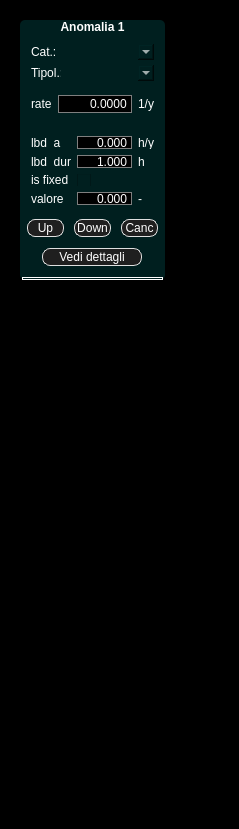
<?xml version="1.0" encoding="UTF-8"?>
<ui version="4.0">
 <class>mainAnomWgt</class>
 <widget class="QWidget" name="mainAnomWgt">
  <property name="geometry">
   <rect>
    <x>0</x>
    <y>0</y>
    <width>239</width>
    <height>829</height>
   </rect>
  </property>
  <property name="windowTitle">
   <string>Form</string>
  </property>
  <property name="styleSheet">
   <string notr="true">background-color: rgb(0, 0, 0);</string>
  </property>
  <widget class="QWidget" name="anomWgt" native="true">
   <property name="geometry">
    <rect>
     <x>20</x>
     <y>20</y>
     <width>145</width>
     <height>260</height>
    </rect>
   </property>
   <property name="sizePolicy">
    <sizepolicy hsizetype="Preferred" vsizetype="Minimum">
     <horstretch>0</horstretch>
     <verstretch>0</verstretch>
    </sizepolicy>
   </property>
   <property name="maximumSize">
    <size>
     <width>16777215</width>
     <height>500</height>
    </size>
   </property>
   <property name="styleSheet">
    <string notr="true">QPushButton{
	color: rgb(255, 255, 255);
	border: solid;
	border-width: 1px;
	border-color: rgb(223, 223, 223);
	border-radius: 8px;
	background-color: rgb(31, 31, 31);
}
QPushButton:pressed {
	background-color: rgb(64, 64, 64); 
	border-style: inset
}

*{
	background-color: rgb(0, 31, 31);
	border-radius: 5px;
   
	color: rgb(255, 255, 255);
}

QDoubleSpinBox {
	color: rgb(255, 255, 255);
	background-color: rgb(0, 0, 0); border: solid;
	border-width: 1px; border-radius: 10px; border-color: rgb(127, 127, 127)
}

QPushButton:pressed {
	background-color: rgb(64, 64, 64); border-style: inset
}</string>
   </property>
   <layout class="QVBoxLayout" name="relVL">
    <property name="spacing">
     <number>0</number>
    </property>
    <property name="leftMargin">
     <number>2</number>
    </property>
    <property name="topMargin">
     <number>0</number>
    </property>
    <property name="rightMargin">
     <number>2</number>
    </property>
    <property name="bottomMargin">
     <number>0</number>
    </property>
    <item>
     <widget class="QLabel" name="anomLbl">
      <property name="font">
       <font>
        <weight>75</weight>
        <bold>true</bold>
       </font>
      </property>
      <property name="text">
       <string>Anomalia 1</string>
      </property>
      <property name="alignment">
       <set>Qt::AlignCenter</set>
      </property>
     </widget>
    </item>
    <item>
     <widget class="QWidget" name="detailsWgt" native="true">
      <property name="sizePolicy">
       <sizepolicy hsizetype="Preferred" vsizetype="MinimumExpanding">
        <horstretch>0</horstretch>
        <verstretch>0</verstretch>
       </sizepolicy>
      </property>
      <layout class="QVBoxLayout" name="verticalLayout">
       <property name="spacing">
        <number>5</number>
       </property>
       <property name="leftMargin">
        <number>0</number>
       </property>
       <property name="topMargin">
        <number>0</number>
       </property>
       <property name="rightMargin">
        <number>0</number>
       </property>
       <property name="bottomMargin">
        <number>0</number>
       </property>
       <item>
        <widget class="QWidget" name="catWgt" native="true">
         <layout class="QHBoxLayout" name="horizontalLayout_2">
          <property name="spacing">
           <number>2</number>
          </property>
          <property name="leftMargin">
           <number>9</number>
          </property>
          <property name="topMargin">
           <number>10</number>
          </property>
          <property name="bottomMargin">
           <number>0</number>
          </property>
          <item>
           <widget class="QLabel" name="catLbl">
            <property name="minimumSize">
             <size>
              <width>0</width>
              <height>0</height>
             </size>
            </property>
            <property name="maximumSize">
             <size>
              <width>30</width>
              <height>16777215</height>
             </size>
            </property>
            <property name="text">
             <string>Cat.:</string>
            </property>
           </widget>
          </item>
          <item>
           <widget class="QComboBox" name="catCB"/>
          </item>
         </layout>
        </widget>
       </item>
       <item>
        <widget class="QWidget" name="typeWgt" native="true">
         <layout class="QHBoxLayout" name="horizontalLayout_3" stretch="0,0">
          <property name="spacing">
           <number>2</number>
          </property>
          <property name="topMargin">
           <number>0</number>
          </property>
          <property name="bottomMargin">
           <number>0</number>
          </property>
          <item>
           <widget class="QLabel" name="typeLbl">
            <property name="maximumSize">
             <size>
              <width>30</width>
              <height>16777215</height>
             </size>
            </property>
            <property name="text">
             <string>Tipol.:</string>
            </property>
           </widget>
          </item>
          <item>
           <widget class="QComboBox" name="typeCB"/>
          </item>
         </layout>
        </widget>
       </item>
       <item>
        <widget class="QWidget" name="anomRateWgt" native="true">
         <property name="styleSheet">
          <string notr="true"/>
         </property>
         <layout class="QGridLayout" name="relParGL_2">
          <item row="0" column="1">
           <widget class="QDoubleSpinBox" name="rateDsb">
            <property name="alignment">
             <set>Qt::AlignRight|Qt::AlignTrailing|Qt::AlignVCenter</set>
            </property>
            <property name="buttonSymbols">
             <enum>QAbstractSpinBox::NoButtons</enum>
            </property>
            <property name="decimals">
             <number>4</number>
            </property>
            <property name="maximum">
             <double>999999.900000000023283</double>
            </property>
           </widget>
          </item>
          <item row="0" column="2">
           <widget class="QLabel" name="rateUnitLbl">
            <property name="text">
             <string>1/y</string>
            </property>
           </widget>
          </item>
          <item row="0" column="0">
           <widget class="QLabel" name="rateLbl">
            <property name="text">
             <string>rate</string>
            </property>
           </widget>
          </item>
         </layout>
        </widget>
       </item>
       <item>
        <widget class="QWidget" name="anomParWgt" native="true">
         <property name="styleSheet">
          <string notr="true"/>
         </property>
         <layout class="QGridLayout" name="relParGL">
          <item row="4" column="0">
           <widget class="QLabel" name="parLbl">
            <property name="text">
             <string>valore</string>
            </property>
           </widget>
          </item>
          <item row="1" column="2">
           <widget class="QLabel" name="lbddurUnitLbl">
            <property name="text">
             <string>h</string>
            </property>
           </widget>
          </item>
          <item row="1" column="1">
           <widget class="QDoubleSpinBox" name="lbddurDsb">
            <property name="alignment">
             <set>Qt::AlignRight|Qt::AlignTrailing|Qt::AlignVCenter</set>
            </property>
            <property name="buttonSymbols">
             <enum>QAbstractSpinBox::NoButtons</enum>
            </property>
            <property name="decimals">
             <number>3</number>
            </property>
            <property name="minimum">
             <double>-1.000000000000000</double>
            </property>
            <property name="maximum">
             <double>99999.000000000000000</double>
            </property>
            <property name="singleStep">
             <double>0.100000000000000</double>
            </property>
            <property name="value">
             <double>1.000000000000000</double>
            </property>
           </widget>
          </item>
          <item row="3" column="0">
           <widget class="QLabel" name="fixLbl">
            <property name="text">
             <string>is fixed</string>
            </property>
           </widget>
          </item>
          <item row="0" column="0">
           <widget class="QLabel" name="lbdaLbl">
            <property name="text">
             <string>lbd_a</string>
            </property>
           </widget>
          </item>
          <item row="4" column="2">
           <widget class="QLabel" name="parUnitLbl">
            <property name="text">
             <string>-</string>
            </property>
           </widget>
          </item>
          <item row="1" column="0">
           <widget class="QLabel" name="lbddurLbl">
            <property name="text">
             <string>lbd_dur</string>
            </property>
           </widget>
          </item>
          <item row="0" column="2">
           <widget class="QLabel" name="lbdaUnitLbl">
            <property name="text">
             <string>h/y</string>
            </property>
           </widget>
          </item>
          <item row="0" column="1">
           <widget class="QDoubleSpinBox" name="lbdaDsb">
            <property name="alignment">
             <set>Qt::AlignRight|Qt::AlignTrailing|Qt::AlignVCenter</set>
            </property>
            <property name="buttonSymbols">
             <enum>QAbstractSpinBox::NoButtons</enum>
            </property>
            <property name="decimals">
             <number>3</number>
            </property>
            <property name="maximum">
             <double>99999.000000000000000</double>
            </property>
           </widget>
          </item>
          <item row="4" column="1">
           <widget class="QDoubleSpinBox" name="parDsb">
            <property name="toolTip">
             <string>Fattore di Qialità</string>
            </property>
            <property name="alignment">
             <set>Qt::AlignRight|Qt::AlignTrailing|Qt::AlignVCenter</set>
            </property>
            <property name="buttonSymbols">
             <enum>QAbstractSpinBox::NoButtons</enum>
            </property>
            <property name="decimals">
             <number>3</number>
            </property>
            <property name="maximum">
             <double>99999.000000000000000</double>
            </property>
            <property name="singleStep">
             <double>0.100000000000000</double>
            </property>
           </widget>
          </item>
          <item row="3" column="1">
           <widget class="QCheckBox" name="fixCkb">
            <property name="text">
             <string/>
            </property>
           </widget>
          </item>
         </layout>
        </widget>
       </item>
       <item>
        <widget class="QWidget" name="plsWgt" native="true">
         <property name="styleSheet">
          <string notr="true">font: 7pt &quot;MS Shell Dlg 2&quot;;</string>
         </property>
         <layout class="QHBoxLayout" name="horizontalLayout">
          <property name="spacing">
           <number>10</number>
          </property>
          <property name="leftMargin">
           <number>5</number>
          </property>
          <property name="topMargin">
           <number>0</number>
          </property>
          <property name="rightMargin">
           <number>5</number>
          </property>
          <property name="bottomMargin">
           <number>10</number>
          </property>
          <item>
           <widget class="QPushButton" name="upPb">
            <property name="minimumSize">
             <size>
              <width>0</width>
              <height>18</height>
             </size>
            </property>
            <property name="text">
             <string>Up</string>
            </property>
           </widget>
          </item>
          <item>
           <widget class="QPushButton" name="downPb">
            <property name="minimumSize">
             <size>
              <width>0</width>
              <height>18</height>
             </size>
            </property>
            <property name="text">
             <string>Down</string>
            </property>
           </widget>
          </item>
          <item>
           <widget class="QPushButton" name="cancPb">
            <property name="minimumSize">
             <size>
              <width>0</width>
              <height>18</height>
             </size>
            </property>
            <property name="text">
             <string>Canc</string>
            </property>
           </widget>
          </item>
         </layout>
        </widget>
       </item>
      </layout>
     </widget>
    </item>
    <item>
     <widget class="QWidget" name="detailsPbWgt" native="true">
      <property name="minimumSize">
       <size>
        <width>0</width>
        <height>0</height>
       </size>
      </property>
      <property name="maximumSize">
       <size>
        <width>16777215</width>
        <height>16777215</height>
       </size>
      </property>
      <layout class="QHBoxLayout" name="horizontalLayout_4">
       <property name="spacing">
        <number>0</number>
       </property>
       <property name="leftMargin">
        <number>0</number>
       </property>
       <property name="topMargin">
        <number>0</number>
       </property>
       <property name="rightMargin">
        <number>0</number>
       </property>
       <property name="bottomMargin">
        <number>10</number>
       </property>
       <item>
        <spacer name="horizontalSpacer">
         <property name="orientation">
          <enum>Qt::Horizontal</enum>
         </property>
         <property name="sizeHint" stdset="0">
          <size>
           <width>40</width>
           <height>20</height>
          </size>
         </property>
        </spacer>
       </item>
       <item>
        <widget class="QPushButton" name="detailsPb">
         <property name="minimumSize">
          <size>
           <width>100</width>
           <height>18</height>
          </size>
         </property>
         <property name="text">
          <string>Vedi dettagli</string>
         </property>
        </widget>
       </item>
       <item>
        <spacer name="horizontalSpacer_2">
         <property name="orientation">
          <enum>Qt::Horizontal</enum>
         </property>
         <property name="sizeHint" stdset="0">
          <size>
           <width>40</width>
           <height>20</height>
          </size>
         </property>
        </spacer>
       </item>
      </layout>
     </widget>
    </item>
    <item>
     <widget class="Line" name="line">
      <property name="styleSheet">
       <string notr="true">border: solid;
border-width: 1px;
color: rgb(255, 255, 255);
border-color: rgb(255, 255, 255);</string>
      </property>
      <property name="orientation">
       <enum>Qt::Horizontal</enum>
      </property>
     </widget>
    </item>
   </layout>
  </widget>
 </widget>
 <resources/>
 <connections/>
</ui>
